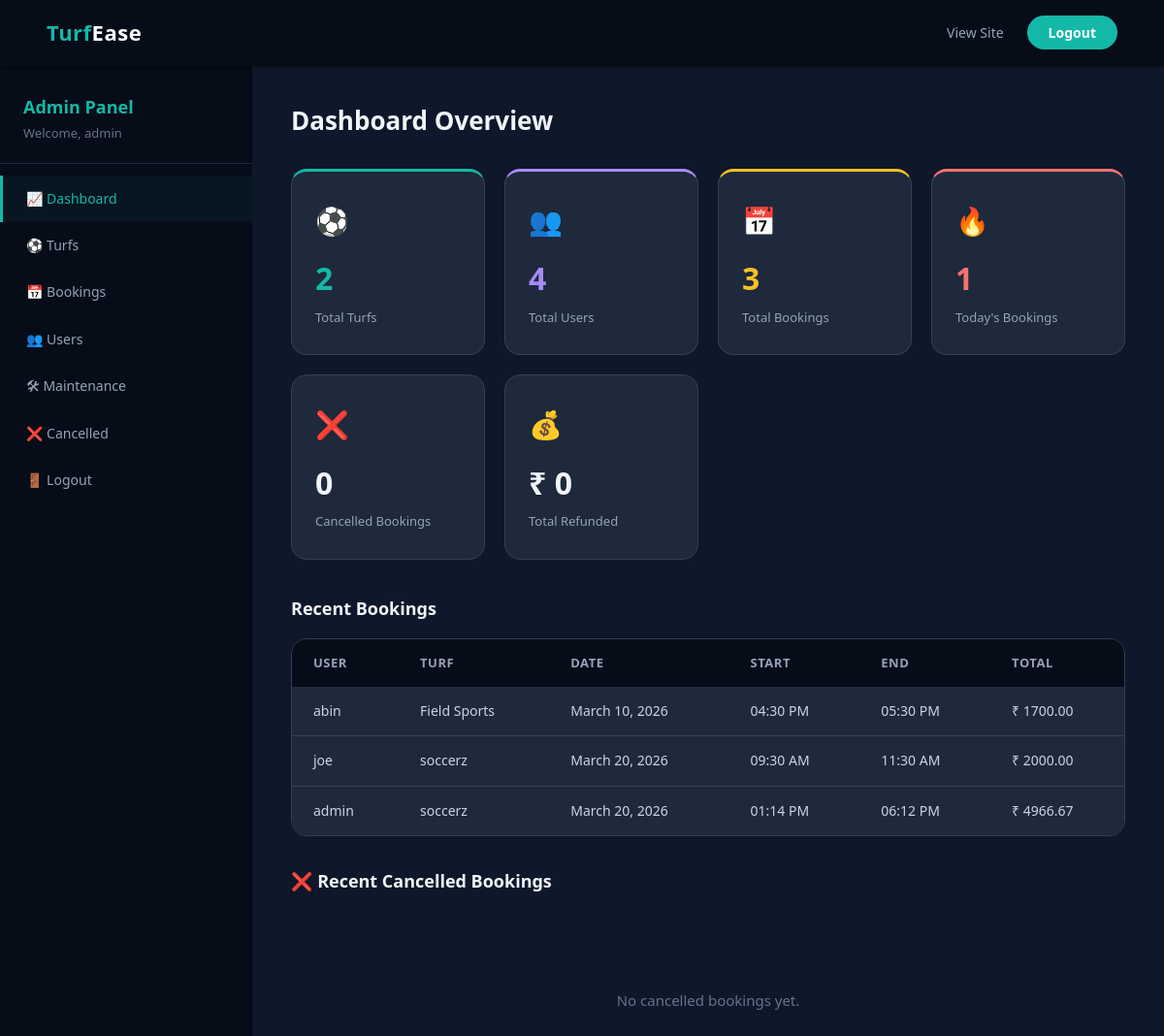
The page /admin-dashboard/ (signed in) on the database as committed earlier.
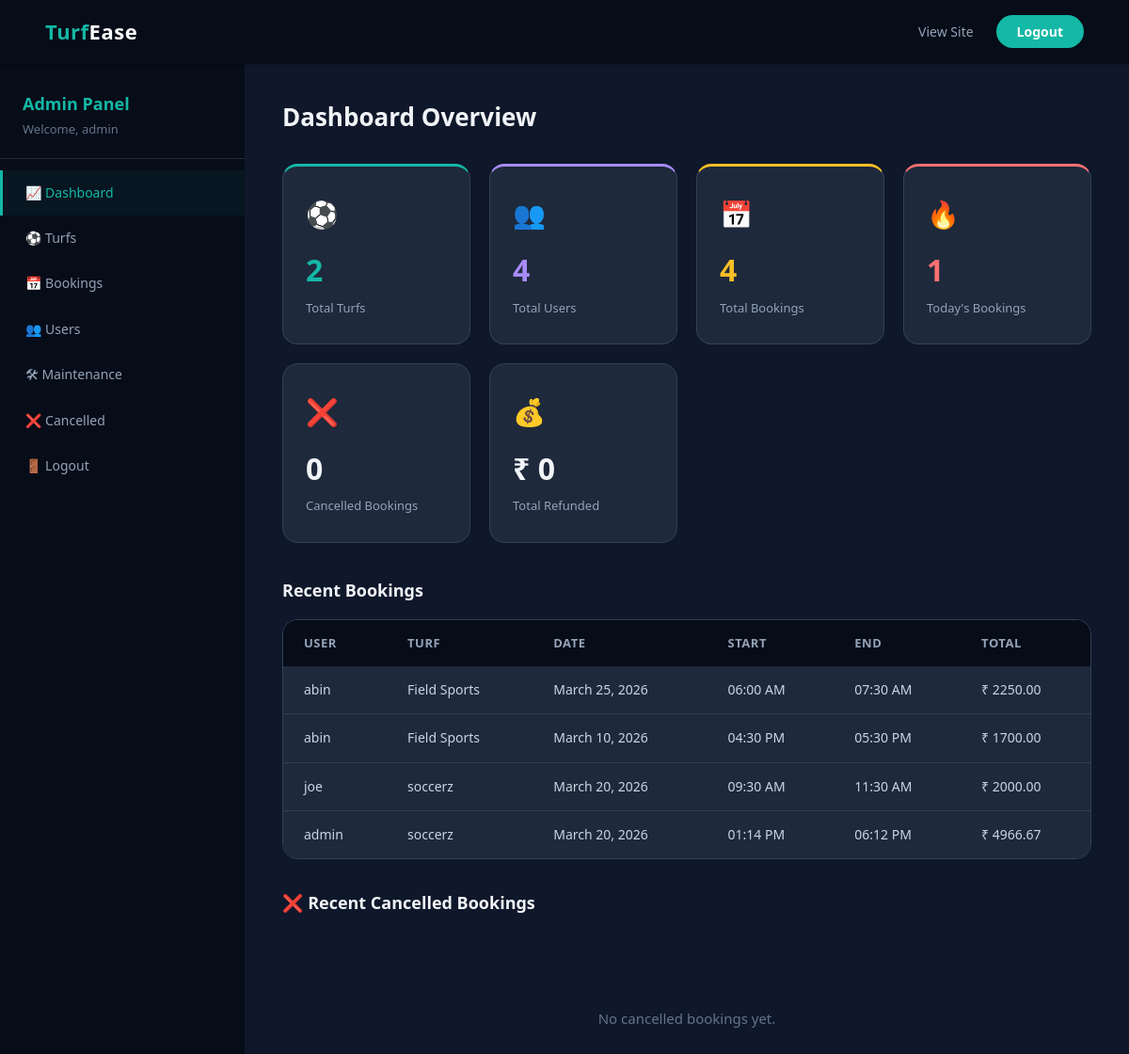
The same page on the database as committed later.
### bookings/models.py (models this page shows, shortened)
class Booking(models.Model):
    MEMBER_CHOICES = [
        (5, '5-a-side'),
        (7, '7-a-side'),
        (11, '11-a-side'),
    ]
    user = models.ForeignKey(User, on_delete=models.CASCADE, related_name='bookings')
    turf = models.ForeignKey(Turf, on_delete=models.CASCADE, related_name='bookings')
    booking_date = models.DateField()
    start_time = models.TimeField()
    end_time = models.TimeField()
    members = models.PositiveIntegerField(choices=MEMBER_CHOICES, default=5)
    total_price = models.DecimalField(max_digits=10, decimal_places=2)
    created_at = models.DateTimeField(auto_now_add=True)
    class Meta:
        ordering = ['-created_at']

### turfs/models.py (models this page shows, shortened)
class Turf(models.Model):
    name = models.CharField(max_length=200)
    location = models.CharField(max_length=300)
    description = models.TextField()
    price_per_hour = models.DecimalField(max_digits=10, decimal_places=2)
    price_5a_side = models.DecimalField(max_digits=10, decimal_places=2, default=0, help_text='Additional fixed price for 5-a-side teams')
    price_7a_side = models.DecimalField(max_digits=10, decimal_places=2, default=0, help_text='Additional fixed price for 7-a-side teams')
    price_11a_side = models.DecimalField(max_digits=10, decimal_places=2, default=0, help_text='Additional fixed price for 11-a-side teams')
    image = models.ImageField(upload_to='turf_images/', blank=True, null=True)
    created_at = models.DateTimeField(auto_now_add=True)

### dashboard/views.py (the view)
# urls.py: path('', views.dashboard_home, name='dashboard_home'),
@login_required(login_url='admin_login')
@user_passes_test(is_admin, login_url='admin_login')
def dashboard_home(request):
    total_turfs = Turf.objects.count()
    total_users = User.objects.count()
    total_bookings = Booking.objects.count()
    todays_bookings = Booking.objects.filter(booking_date=timezone.now().date()).count()
    total_cancelled = CancelledBooking.objects.count()
    total_refunded = CancelledBooking.objects.aggregate(total=models.Sum('refund_amount'))['total'] or 0
    recent_bookings = Booking.objects.select_related('user', 'turf')[:5]
    recent_cancelled = CancelledBooking.objects.select_related('user')[:5]
    context = {
        'total_turfs': total_turfs,
        'total_users': total_users,
        'total_bookings': total_bookings,
        'todays_bookings': todays_bookings,
        'total_cancelled': total_cancelled,
        'total_refunded': total_refunded,
        'recent_bookings': recent_bookings,
        'recent_cancelled': recent_cancelled,
    }
    return render(request, 'dashboard/dashboard_home.html', context)

### bookings/context_processors.py (called while the page is built)
def unread_notifications(request):
    if request.user.is_authenticated and not request.user.is_staff:
        count = Notification.objects.filter(user=request.user, is_read=False).count()
        return {'unread_notification_count': count}
    return {'unread_notification_count': 0}

### dashboard/views.py (called while the page is built)
def is_admin(user):
    return user.is_staff

### templates/dashboard/dashboard_home.html (shortened to what the changed rows need)
{% extends 'dashboard/base_dashboard.html' %}
{% block dashboard_content %}
<h1>Dashboard Overview</h1>
<div class="stat-grid">
    <a href="{% url 'dashboard_bookings' %}" class="stat-card stat-card-link">
        <div class="stat-icon">&#128197;</div>
        <div class="stat-number">{{ total_bookings }}</div>
        <div class="stat-label">Total Bookings</div>
    </a>
</div>
<div class="dashboard-section">
    <h2>Recent Bookings</h2>
    {% if recent_bookings %}
        <div class="table-container">
            <table>
                <thead>
                    <tr>
                        <th>User</th>
                        <th>Turf</th>
                        <th>Date</th>
                        <th>Start</th>
                        <th>End</th>
                        <th>Total</th>
                    </tr>
                </thead>
                <tbody>
                    {% for booking in recent_bookings %}
                        <tr>
                            <td>{{ booking.user.username }}</td>
                            <td>{{ booking.turf.name }}</td>
                            <td>{{ booking.booking_date }}</td>
                            <td>{{ booking.start_time|time:"h:i A" }}</td>
                            <td>{{ booking.end_time|time:"h:i A" }}</td>
                            <td>&#8377; {{ booking.total_price }}</td>
                        </tr>
                    {% endfor %}
                </tbody>
            </table>
        </div>
    {% else %}
        <div class="empty-state">
            <p>No bookings yet.</p>
        </div>
    {% endif %}
</div>
<div class="dashboard-section">
    <h2>&#10060; Recent Cancelled Bookings</h2>
</div>
{% endblock %}

Rows that differ between the two databases and show on the page:
added Booking: user.username "abin", turf.name "Field Sports", booking_date "March 25, 2026", start_time "06:00 AM", end_time "07:30 AM", total_price "2250.00"
Other text that changed with them:
{{ total_bookings }}: "3" → "4"
